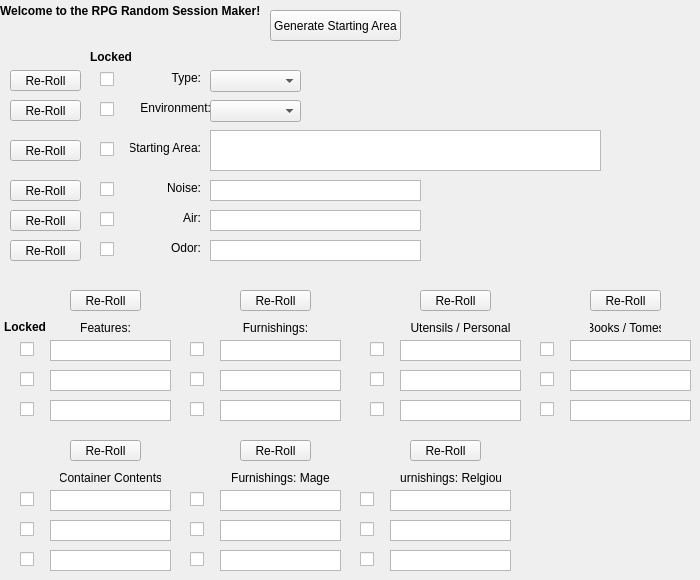
  <widget class="QWidget" name="centralwidget">
   <widget class="QLabel" name="lbl_Header">
    <property name="geometry">
     <rect>
      <x>0</x>
      <y>0</y>
      <width>261</width>
      <height>21</height>
     </rect>
    </property>
    <property name="font">
     <font>
      <weight>75</weight>
      <bold>true</bold>
     </font>
    </property>
    <property name="text">
     <string>Welcome to the RPG Random Session Maker!</string>
    </property>
   </widget>
   <widget class="QPushButton" name="btn_all_rr">
    <property name="geometry">
     <rect>
      <x>270</x>
      <y>10</y>
      <width>131</width>
      <height>31</height>
     </rect>
    </property>
    <property name="text">
     <string>Generate Starting Area</string>
    </property>
   </widget>
   <widget class="QLabel" name="lbl_DungeonType">
    <property name="geometry">
     <rect>
      <x>170</x>
      <y>70</y>
      <width>31</width>
      <height>16</height>
     </rect>
    </property>
    <property name="layoutDirection">
     <enum>Qt::LeftToRight</enum>
    </property>
    <property name="text">
     <string>Type:</string>
    </property>
    <property name="alignment">
     <set>Qt::AlignRight|Qt::AlignTrailing|Qt::AlignVCenter</set>
    </property>
   </widget>
   <widget class="QComboBox" name="cb_DungeonType">
    <property name="geometry">
     <rect>
      <x>210</x>
      <y>70</y>
      <width>91</width>
      <height>22</height>
     </rect>
    </property>
   </widget>
   <widget class="QCheckBox" name="lck_DungeonType">
    <property name="geometry">
     <rect>
      <x>100</x>
      <y>70</y>
      <width>16</width>
      <height>18</height>
     </rect>
    </property>
    <property name="text">
     <string/>
    </property>
   </widget>
   <widget class="QLabel" name="lbl_Locked">
    <property name="geometry">
     <rect>
      <x>90</x>
      <y>50</y>
      <width>47</width>
      <height>13</height>
     </rect>
    </property>
    <property name="font">
     <font>
      <weight>75</weight>
      <bold>true</bold>
     </font>
    </property>
    <property name="text">
     <string>Locked</string>
    </property>
   </widget>
   <widget class="QLabel" name="lbl_Environment">
    <property name="geometry">
     <rect>
      <x>140</x>
      <y>100</y>
      <width>71</width>
      <height>16</height>
     </rect>
    </property>
    <property name="layoutDirection">
     <enum>Qt::LeftToRight</enum>
    </property>
    <property name="text">
     <string>Environment:</string>
    </property>
    <property name="alignment">
     <set>Qt::AlignRight|Qt::AlignTrailing|Qt::AlignVCenter</set>
    </property>
   </widget>
   <widget class="QCheckBox" name="lck_Environment">
    <property name="geometry">
     <rect>
      <x>100</x>
      <y>100</y>
      <width>16</width>
      <height>18</height>
     </rect>
    </property>
    <property name="text">
     <string/>
    </property>
   </widget>
   <widget class="QComboBox" name="cb_Environment">
    <property name="geometry">
     <rect>
      <x>210</x>
      <y>100</y>
      <width>91</width>
      <height>22</height>
     </rect>
    </property>
   </widget>
   <widget class="QLabel" name="lbl_StartArea">
    <property name="geometry">
     <rect>
      <x>130</x>
      <y>140</y>
      <width>71</width>
      <height>16</height>
     </rect>
    </property>
    <property name="layoutDirection">
     <enum>Qt::LeftToRight</enum>
    </property>
    <property name="text">
     <string>Starting Area:</string>
    </property>
    <property name="alignment">
     <set>Qt::AlignRight|Qt::AlignTrailing|Qt::AlignVCenter</set>
    </property>
   </widget>
   <widget class="QCheckBox" name="lck_StartArea">
    <property name="geometry">
     <rect>
      <x>100</x>
      <y>140</y>
      <width>16</width>
      <height>18</height>
     </rect>
    </property>
    <property name="text">
     <string/>
    </property>
   </widget>
   <widget class="QPushButton" name="btn_rr_DungeonType">
    <property name="geometry">
     <rect>
      <x>10</x>
      <y>70</y>
      <width>71</width>
      <height>21</height>
     </rect>
    </property>
    <property name="text">
     <string>Re-Roll</string>
    </property>
   </widget>
   <widget class="QPushButton" name="btn_rr_Environment">
    <property name="geometry">
     <rect>
      <x>10</x>
      <y>100</y>
      <width>71</width>
      <height>21</height>
     </rect>
    </property>
    <property name="text">
     <string>Re-Roll</string>
    </property>
   </widget>
   <widget class="QPushButton" name="btn_rr_StartArea">
    <property name="geometry">
     <rect>
      <x>10</x>
      <y>140</y>
      <width>71</width>
      <height>21</height>
     </rect>
    </property>
    <property name="text">
     <string>Re-Roll</string>
    </property>
   </widget>
   <widget class="QPlainTextEdit" name="txt_StartArea">
    <property name="geometry">
     <rect>
      <x>210</x>
      <y>130</y>
      <width>391</width>
      <height>41</height>
     </rect>
    </property>
   </widget>
   <widget class="QLabel" name="lbl_Noise">
    <property name="geometry">
     <rect>
      <x>130</x>
      <y>180</y>
      <width>71</width>
      <height>16</height>
     </rect>
    </property>
    <property name="layoutDirection">
     <enum>Qt::LeftToRight</enum>
    </property>
    <property name="text">
     <string>Noise:</string>
    </property>
    <property name="alignment">
     <set>Qt::AlignRight|Qt::AlignTrailing|Qt::AlignVCenter</set>
    </property>
   </widget>
   <widget class="QPushButton" name="btn_rr_Noise">
    <property name="geometry">
     <rect>
      <x>10</x>
      <y>180</y>
      <width>71</width>
      <height>21</height>
     </rect>
    </property>
    <property name="text">
     <string>Re-Roll</string>
    </property>
   </widget>
   <widget class="QCheckBox" name="lck_Noise">
    <property name="geometry">
     <rect>
      <x>100</x>
      <y>180</y>
      <width>16</width>
      <height>18</height>
     </rect>
    </property>
    <property name="text">
     <string/>
    </property>
   </widget>
   <widget class="QPlainTextEdit" name="txt_Noise">
    <property name="geometry">
     <rect>
      <x>210</x>
      <y>180</y>
      <width>211</width>
      <height>21</height>
     </rect>
    </property>
    <property name="verticalScrollBarPolicy">
     <enum>Qt::ScrollBarAlwaysOff</enum>
    </property>
   </widget>
   <widget class="QLabel" name="lbl_Air">
    <property name="geometry">
     <rect>
      <x>130</x>
      <y>210</y>
      <width>71</width>
      <height>16</height>
     </rect>
    </property>
    <property name="layoutDirection">
     <enum>Qt::LeftToRight</enum>
    </property>
    <property name="text">
     <string>Air:</string>
    </property>
    <property name="alignment">
     <set>Qt::AlignRight|Qt::AlignTrailing|Qt::AlignVCenter</set>
    </property>
   </widget>
   <widget class="QPushButton" name="btn_rr_Air">
    <property name="geometry">
     <rect>
      <x>10</x>
      <y>210</y>
      <width>71</width>
      <height>21</height>
     </rect>
    </property>
    <property name="text">
     <string>Re-Roll</string>
    </property>
   </widget>
   <widget class="QCheckBox" name="lck_Air">
    <property name="geometry">
     <rect>
      <x>100</x>
      <y>210</y>
      <width>16</width>
      <height>18</height>
     </rect>
    </property>
    <property name="text">
     <string/>
    </property>
   </widget>
   <widget class="QPlainTextEdit" name="txt_Air">
    <property name="geometry">
     <rect>
      <x>210</x>
      <y>210</y>
      <width>211</width>
      <height>21</height>
     </rect>
    </property>
    <property name="verticalScrollBarPolicy">
     <enum>Qt::ScrollBarAlwaysOff</enum>
    </property>
   </widget>
   <widget class="QLabel" name="lbl_Odor">
    <property name="geometry">
     <rect>
      <x>130</x>
      <y>240</y>
      <width>71</width>
      <height>16</height>
     </rect>
    </property>
    <property name="layoutDirection">
     <enum>Qt::LeftToRight</enum>
    </property>
    <property name="text">
     <string>Odor:</string>
    </property>
    <property name="alignment">
     <set>Qt::AlignRight|Qt::AlignTrailing|Qt::AlignVCenter</set>
    </property>
   </widget>
   <widget class="QPlainTextEdit" name="txt_Odor">
    <property name="geometry">
     <rect>
      <x>210</x>
      <y>240</y>
      <width>211</width>
      <height>21</height>
     </rect>
    </property>
    <property name="verticalScrollBarPolicy">
     <enum>Qt::ScrollBarAlwaysOff</enum>
    </property>
   </widget>
   <widget class="QCheckBox" name="lck_Odor">
    <property name="geometry">
     <rect>
      <x>100</x>
      <y>240</y>
      <width>16</width>
      <height>18</height>
     </rect>
    </property>
    <property name="text">
     <string/>
    </property>
   </widget>
   <widget class="QPushButton" name="btn_rr_Odor">
    <property name="geometry">
     <rect>
      <x>10</x>
      <y>240</y>
      <width>71</width>
      <height>21</height>
     </rect>
    </property>
    <property name="text">
     <string>Re-Roll</string>
    </property>
   </widget>
   <widget class="QLabel" name="lbl_Features">
    <property name="geometry">
     <rect>
      <x>70</x>
      <y>320</y>
      <width>71</width>
      <height>16</height>
     </rect>
    </property>
    <property name="layoutDirection">
     <enum>Qt::LeftToRight</enum>
    </property>
    <property name="text">
     <string>Features:</string>
    </property>
    <property name="alignment">
     <set>Qt::AlignCenter</set>
    </property>
   </widget>
   <widget class="QPlainTextEdit" name="txt_Feature_1">
    <property name="geometry">
     <rect>
      <x>50</x>
      <y>340</y>
      <width>121</width>
      <height>21</height>
     </rect>
    </property>
    <property name="sizePolicy">
     <sizepolicy hsizetype="Expanding" vsizetype="Expanding">
      <horstretch>0</horstretch>
      <verstretch>0</verstretch>
     </sizepolicy>
    </property>
    <property name="inputMethodHints">
     <set>Qt::ImhMultiLine</set>
    </property>
    <property name="verticalScrollBarPolicy">
     <enum>Qt::ScrollBarAlwaysOff</enum>
    </property>
   </widget>
   <widget class="QPushButton" name="btn_rr_Feature">
    <property name="geometry">
     <rect>
      <x>70</x>
      <y>290</y>
      <width>71</width>
      <height>21</height>
     </rect>
    </property>
    <property name="text">
     <string>Re-Roll</string>
    </property>
   </widget>
   <widget class="QPlainTextEdit" name="txt_Feature_2">
    <property name="geometry">
     <rect>
      <x>50</x>
      <y>370</y>
      <width>121</width>
      <height>21</height>
     </rect>
    </property>
    <property name="sizePolicy">
     <sizepolicy hsizetype="Expanding" vsizetype="Expanding">
      <horstretch>0</horstretch>
      <verstretch>0</verstretch>
     </sizepolicy>
    </property>
    <property name="inputMethodHints">
     <set>Qt::ImhMultiLine</set>
    </property>
    <property name="verticalScrollBarPolicy">
     <enum>Qt::ScrollBarAlwaysOff</enum>
    </property>
   </widget>
   <widget class="QPlainTextEdit" name="txt_Feature_3">
    <property name="geometry">
     <rect>
      <x>50</x>
      <y>400</y>
      <width>121</width>
      <height>21</height>
     </rect>
    </property>
    <property name="sizePolicy">
     <sizepolicy hsizetype="Expanding" vsizetype="Expanding">
      <horstretch>0</horstretch>
      <verstretch>0</verstretch>
     </sizepolicy>
    </property>
    <property name="inputMethodHints">
     <set>Qt::ImhMultiLine</set>
    </property>
    <property name="verticalScrollBarPolicy">
     <enum>Qt::ScrollBarAlwaysOff</enum>
    </property>
   </widget>
   <widget class="QCheckBox" name="lck_Feature_1">
    <property name="geometry">
     <rect>
      <x>20</x>
      <y>340</y>
      <width>16</width>
      <height>18</height>
     </rect>
    </property>
    <property name="text">
     <string/>
    </property>
   </widget>
   <widget class="QCheckBox" name="lck_Feature_2">
    <property name="geometry">
     <rect>
      <x>20</x>
      <y>370</y>
      <width>16</width>
      <height>18</height>
     </rect>
    </property>
    <property name="text">
     <string/>
    </property>
   </widget>
   <widget class="QCheckBox" name="lck_Feature_3">
    <property name="geometry">
     <rect>
      <x>20</x>
      <y>400</y>
      <width>16</width>
      <height>18</height>
     </rect>
    </property>
    <property name="text">
     <string/>
    </property>
   </widget>
   <widget class="QLabel" name="lbl_Locked_2">
    <property name="geometry">
     <rect>
      <x>4</x>
      <y>320</y>
      <width>47</width>
      <height>13</height>
     </rect>
    </property>
    <property name="font">
     <font>
      <weight>75</weight>
      <bold>true</bold>
     </font>
    </property>
    <property name="text">
     <string>Locked</string>
    </property>
   </widget>
   <widget class="QPlainTextEdit" name="txt_Furnish_3">
    <property name="geometry">
     <rect>
      <x>220</x>
      <y>400</y>
      <width>121</width>
      <height>21</height>
     </rect>
    </property>
    <property name="sizePolicy">
     <sizepolicy hsizetype="Expanding" vsizetype="Expanding">
      <horstretch>0</horstretch>
      <verstretch>0</verstretch>
     </sizepolicy>
    </property>
    <property name="inputMethodHints">
     <set>Qt::ImhMultiLine</set>
    </property>
    <property name="verticalScrollBarPolicy">
     <enum>Qt::ScrollBarAlwaysOff</enum>
    </property>
   </widget>
   <widget class="QPlainTextEdit" name="txt_Furnish_1">
    <property name="geometry">
     <rect>
      <x>220</x>
      <y>340</y>
      <width>121</width>
      <height>21</height>
     </rect>
    </property>
    <property name="sizePolicy">
     <sizepolicy hsizetype="Expanding" vsizetype="Expanding">
      <horstretch>0</horstretch>
      <verstretch>0</verstretch>
     </sizepolicy>
    </property>
    <property name="inputMethodHints">
     <set>Qt::ImhMultiLine</set>
    </property>
    <property name="verticalScrollBarPolicy">
     <enum>Qt::ScrollBarAlwaysOff</enum>
    </property>
   </widget>
   <widget class="QPlainTextEdit" name="txt_Furnish_2">
    <property name="geometry">
     <rect>
      <x>220</x>
      <y>370</y>
      <width>121</width>
      <height>21</height>
     </rect>
    </property>
    <property name="sizePolicy">
     <sizepolicy hsizetype="Expanding" vsizetype="Expanding">
      <horstretch>0</horstretch>
      <verstretch>0</verstretch>
     </sizepolicy>
    </property>
    <property name="inputMethodHints">
     <set>Qt::ImhMultiLine</set>
    </property>
    <property name="verticalScrollBarPolicy">
     <enum>Qt::ScrollBarAlwaysOff</enum>
    </property>
   </widget>
   <widget class="QLabel" name="lbl_Furnish">
    <property name="geometry">
     <rect>
      <x>240</x>
      <y>320</y>
      <width>71</width>
      <height>16</height>
     </rect>
    </property>
    <property name="layoutDirection">
     <enum>Qt::LeftToRight</enum>
    </property>
    <property name="text">
     <string>Furnishings:</string>
    </property>
    <property name="alignment">
     <set>Qt::AlignCenter</set>
    </property>
   </widget>
   <widget class="QCheckBox" name="lck_Furnish_1">
    <property name="geometry">
     <rect>
      <x>190</x>
      <y>340</y>
      <width>16</width>
      <height>18</height>
     </rect>
    </property>
    <property name="text">
     <string/>
    </property>
   </widget>
   <widget class="QPushButton" name="btn_rr_Furnish">
    <property name="geometry">
     <rect>
      <x>240</x>
      <y>290</y>
      <width>71</width>
      <height>21</height>
     </rect>
    </property>
    <property name="text">
     <string>Re-Roll</string>
    </property>
   </widget>
   <widget class="QCheckBox" name="lck_Furnish_3">
    <property name="geometry">
     <rect>
      <x>190</x>
      <y>400</y>
      <width>16</width>
      <height>18</height>
     </rect>
    </property>
    <property name="text">
     <string/>
    </property>
   </widget>
   <widget class="QCheckBox" name="lck_Furnish_2">
    <property name="geometry">
     <rect>
      <x>190</x>
      <y>370</y>
      <width>16</width>
      <height>18</height>
     </rect>
    </property>
    <property name="text">
     <string/>
    </property>
   </widget>
   <widget class="QPlainTextEdit" name="txt_Furnish_Utensil_3">
    <property name="geometry">
     <rect>
      <x>400</x>
      <y>400</y>
      <width>121</width>
      <height>21</height>
     </rect>
    </property>
    <property name="sizePolicy">
     <sizepolicy hsizetype="Expanding" vsizetype="Expanding">
      <horstretch>0</horstretch>
      <verstretch>0</verstretch>
     </sizepolicy>
    </property>
    <property name="inputMethodHints">
     <set>Qt::ImhMultiLine</set>
    </property>
    <property name="verticalScrollBarPolicy">
     <enum>Qt::ScrollBarAlwaysOff</enum>
    </property>
   </widget>
   <widget class="QPlainTextEdit" name="txt_Furnish_Utensil_1">
    <property name="geometry">
     <rect>
      <x>400</x>
      <y>340</y>
      <width>121</width>
      <height>21</height>
     </rect>
    </property>
    <property name="sizePolicy">
     <sizepolicy hsizetype="Expanding" vsizetype="Expanding">
      <horstretch>0</horstretch>
      <verstretch>0</verstretch>
     </sizepolicy>
    </property>
    <property name="inputMethodHints">
     <set>Qt::ImhMultiLine</set>
    </property>
    <property name="verticalScrollBarPolicy">
     <enum>Qt::ScrollBarAlwaysOff</enum>
    </property>
   </widget>
   <widget class="QLabel" name="lbl_Furnish_Utensil">
    <property name="geometry">
     <rect>
      <x>410</x>
      <y>320</y>
      <width>101</width>
      <height>16</height>
     </rect>
    </property>
    <property name="layoutDirection">
     <enum>Qt::LeftToRight</enum>
    </property>
    <property name="text">
     <string>Utensils / Personal</string>
    </property>
    <property name="alignment">
     <set>Qt::AlignCenter</set>
    </property>
   </widget>
   <widget class="QPlainTextEdit" name="txt_Furnish_Utensil_2">
    <property name="geometry">
     <rect>
      <x>400</x>
      <y>370</y>
      <width>121</width>
      <height>21</height>
     </rect>
    </property>
    <property name="sizePolicy">
     <sizepolicy hsizetype="Expanding" vsizetype="Expanding">
      <horstretch>0</horstretch>
      <verstretch>0</verstretch>
     </sizepolicy>
    </property>
    <property name="inputMethodHints">
     <set>Qt::ImhMultiLine</set>
    </property>
    <property name="verticalScrollBarPolicy">
     <enum>Qt::ScrollBarAlwaysOff</enum>
    </property>
   </widget>
   <widget class="QCheckBox" name="lck_Furnish_Utensil_1">
    <property name="geometry">
     <rect>
      <x>370</x>
      <y>340</y>
      <width>16</width>
      <height>18</height>
     </rect>
    </property>
    <property name="text">
     <string/>
    </property>
   </widget>
   <widget class="QCheckBox" name="lck_Furnish_Utensil_2">
    <property name="geometry">
     <rect>
      <x>370</x>
      <y>370</y>
      <width>16</width>
      <height>18</height>
     </rect>
    </property>
    <property name="text">
     <string/>
    </property>
   </widget>
   <widget class="QCheckBox" name="lck_Furnish_Utensil_3">
    <property name="geometry">
     <rect>
      <x>370</x>
      <y>400</y>
      <width>16</width>
      <height>18</height>
     </rect>
    </property>
    <property name="text">
     <string/>
    </property>
   </widget>
   <widget class="QPushButton" name="btn_rr_Furnish_Utensil">
    <property name="geometry">
     <rect>
      <x>420</x>
      <y>290</y>
      <width>71</width>
      <height>21</height>
     </rect>
    </property>
    <property name="text">
     <string>Re-Roll</string>
    </property>
   </widget>
   <widget class="QPlainTextEdit" name="txt_Book_3">
    <property name="geometry">
     <rect>
      <x>570</x>
      <y>400</y>
      <width>121</width>
      <height>21</height>
     </rect>
    </property>
    <property name="sizePolicy">
     <sizepolicy hsizetype="Expanding" vsizetype="Expanding">
      <horstretch>0</horstretch>
      <verstretch>0</verstretch>
     </sizepolicy>
    </property>
    <property name="inputMethodHints">
     <set>Qt::ImhMultiLine</set>
    </property>
    <property name="verticalScrollBarPolicy">
     <enum>Qt::ScrollBarAlwaysOff</enum>
    </property>
   </widget>
   <widget class="QPlainTextEdit" name="txt_Book_1">
    <property name="geometry">
     <rect>
      <x>570</x>
      <y>340</y>
      <width>121</width>
      <height>21</height>
     </rect>
    </property>
    <property name="sizePolicy">
     <sizepolicy hsizetype="Expanding" vsizetype="Expanding">
      <horstretch>0</horstretch>
      <verstretch>0</verstretch>
     </sizepolicy>
    </property>
    <property name="inputMethodHints">
     <set>Qt::ImhMultiLine</set>
    </property>
    <property name="verticalScrollBarPolicy">
     <enum>Qt::ScrollBarAlwaysOff</enum>
    </property>
   </widget>
   <widget class="QLabel" name="lbl_Book">
    <property name="geometry">
     <rect>
      <x>590</x>
      <y>320</y>
      <width>71</width>
      <height>16</height>
     </rect>
    </property>
    <property name="layoutDirection">
     <enum>Qt::LeftToRight</enum>
    </property>
    <property name="text">
     <string>Books / Tomes</string>
    </property>
    <property name="alignment">
     <set>Qt::AlignCenter</set>
    </property>
   </widget>
   <widget class="QPlainTextEdit" name="txt_Book_2">
    <property name="geometry">
     <rect>
      <x>570</x>
      <y>370</y>
      <width>121</width>
      <height>21</height>
     </rect>
    </property>
    <property name="sizePolicy">
     <sizepolicy hsizetype="Expanding" vsizetype="Expanding">
      <horstretch>0</horstretch>
      <verstretch>0</verstretch>
     </sizepolicy>
    </property>
    <property name="inputMethodHints">
     <set>Qt::ImhMultiLine</set>
    </property>
    <property name="verticalScrollBarPolicy">
     <enum>Qt::ScrollBarAlwaysOff</enum>
    </property>
   </widget>
   <widget class="QCheckBox" name="lck_Book_1">
    <property name="geometry">
     <rect>
      <x>540</x>
      <y>340</y>
      <width>16</width>
      <height>18</height>
     </rect>
    </property>
    <property name="text">
     <string/>
    </property>
   </widget>
   <widget class="QCheckBox" name="lck_Book_2">
    <property name="geometry">
     <rect>
      <x>540</x>
      <y>370</y>
      <width>16</width>
      <height>18</height>
     </rect>
    </property>
    <property name="text">
     <string/>
    </property>
   </widget>
   <widget class="QCheckBox" name="lck_Book_3">
    <property name="geometry">
     <rect>
      <x>540</x>
      <y>400</y>
      <width>16</width>
      <height>18</height>
     </rect>
    </property>
    <property name="text">
     <string/>
    </property>
   </widget>
   <widget class="QPushButton" name="btn_rr_Book">
    <property name="geometry">
     <rect>
      <x>590</x>
      <y>290</y>
      <width>71</width>
      <height>21</height>
     </rect>
    </property>
    <property name="text">
     <string>Re-Roll</string>
    </property>
   </widget>
   <widget class="QCheckBox" name="lck_Container_Contents_2">
    <property name="geometry">
     <rect>
      <x>20</x>
      <y>520</y>
      <width>16</width>
      <height>18</height>
     </rect>
    </property>
    <property name="text">
     <string/>
    </property>
   </widget>
   <widget class="QPlainTextEdit" name="txt_Container_Contents_1">
    <property name="geometry">
     <rect>
      <x>50</x>
      <y>490</y>
      <width>121</width>
      <height>21</height>
     </rect>
    </property>
    <property name="sizePolicy">
     <sizepolicy hsizetype="Expanding" vsizetype="Expanding">
      <horstretch>0</horstretch>
      <verstretch>0</verstretch>
     </sizepolicy>
    </property>
    <property name="inputMethodHints">
     <set>Qt::ImhMultiLine</set>
    </property>
    <property name="verticalScrollBarPolicy">
     <enum>Qt::ScrollBarAlwaysOff</enum>
    </property>
   </widget>
   <widget class="QPlainTextEdit" name="txt_Container_Contents_2">
    <property name="geometry">
     <rect>
      <x>50</x>
      <y>520</y>
      <width>121</width>
      <height>21</height>
     </rect>
    </property>
    <property name="sizePolicy">
     <sizepolicy hsizetype="Expanding" vsizetype="Expanding">
      <horstretch>0</horstretch>
      <verstretch>0</verstretch>
     </sizepolicy>
    </property>
    <property name="inputMethodHints">
     <set>Qt::ImhMultiLine</set>
    </property>
    <property name="verticalScrollBarPolicy">
     <enum>Qt::ScrollBarAlwaysOff</enum>
    </property>
   </widget>
   <widget class="QCheckBox" name="lck_Container_Contents_3">
    <property name="geometry">
     <rect>
      <x>20</x>
      <y>550</y>
      <width>16</width>
      <height>18</height>
     </rect>
    </property>
    <property name="text">
     <string/>
    </property>
   </widget>
   <widget class="QPushButton" name="btn_rr_Container_Contents">
    <property name="geometry">
     <rect>
      <x>70</x>
      <y>440</y>
      <width>71</width>
      <height>21</height>
     </rect>
    </property>
    <property name="text">
     <string>Re-Roll</string>
    </property>
   </widget>
   <widget class="QLabel" name="lbl_Container_Contents">
    <property name="geometry">
     <rect>
      <x>60</x>
      <y>470</y>
      <width>101</width>
      <height>16</height>
     </rect>
    </property>
    <property name="layoutDirection">
     <enum>Qt::LeftToRight</enum>
    </property>
    <property name="text">
     <string>Container Contents</string>
    </property>
    <property name="alignment">
     <set>Qt::AlignCenter</set>
    </property>
   </widget>
   <widget class="QPlainTextEdit" name="txt_Container_Contents_3">
    <property name="geometry">
     <rect>
      <x>50</x>
      <y>550</y>
      <width>121</width>
      <height>21</height>
     </rect>
    </property>
    <property name="sizePolicy">
     <sizepolicy hsizetype="Expanding" vsizetype="Expanding">
      <horstretch>0</horstretch>
      <verstretch>0</verstretch>
     </sizepolicy>
    </property>
    <property name="inputMethodHints">
     <set>Qt::ImhMultiLine</set>
    </property>
    <property name="verticalScrollBarPolicy">
     <enum>Qt::ScrollBarAlwaysOff</enum>
    </property>
   </widget>
   <widget class="QCheckBox" name="lck_Container_Contents_1">
    <property name="geometry">
     <rect>
      <x>20</x>
      <y>490</y>
      <width>16</width>
      <height>18</height>
     </rect>
    </property>
    <property name="text">
     <string/>
    </property>
   </widget>
   <widget class="QCheckBox" name="lck_Furnish_Mage_1">
    <property name="geometry">
     <rect>
      <x>190</x>
      <y>490</y>
      <width>16</width>
      <height>18</height>
     </rect>
    </property>
    <property name="text">
     <string/>
    </property>
   </widget>
   <widget class="QPlainTextEdit" name="txt_Furnish_Mage_1">
    <property name="geometry">
     <rect>
      <x>220</x>
      <y>490</y>
      <width>121</width>
      <height>21</height>
     </rect>
    </property>
    <property name="sizePolicy">
     <sizepolicy hsizetype="Expanding" vsizetype="Expanding">
      <horstretch>0</horstretch>
      <verstretch>0</verstretch>
     </sizepolicy>
    </property>
    <property name="inputMethodHints">
     <set>Qt::ImhMultiLine</set>
    </property>
    <property name="verticalScrollBarPolicy">
     <enum>Qt::ScrollBarAlwaysOff</enum>
    </property>
   </widget>
   <widget class="QCheckBox" name="lck_Furnish_Mage_2">
    <property name="geometry">
     <rect>
      <x>190</x>
      <y>520</y>
      <width>16</width>
      <height>18</height>
     </rect>
    </property>
    <property name="text">
     <string/>
    </property>
   </widget>
   <widget class="QLabel" name="lbl_Furnish_Mage">
    <property name="geometry">
     <rect>
      <x>230</x>
      <y>470</y>
      <width>101</width>
      <height>16</height>
     </rect>
    </property>
    <property name="layoutDirection">
     <enum>Qt::LeftToRight</enum>
    </property>
    <property name="text">
     <string>Furnishings: Mage</string>
    </property>
    <property name="alignment">
     <set>Qt::AlignCenter</set>
    </property>
   </widget>
   <widget class="QCheckBox" name="lck_Furnish_Mage_3">
    <property name="geometry">
     <rect>
      <x>190</x>
      <y>550</y>
      <width>16</width>
      <height>18</height>
     </rect>
    </property>
    <property name="text">
     <string/>
    </property>
   </widget>
   <widget class="QPlainTextEdit" name="txt_Furnish_Mage_2">
    <property name="geometry">
     <rect>
      <x>220</x>
      <y>520</y>
      <width>121</width>
      <height>21</height>
     </rect>
    </property>
    <property name="sizePolicy">
     <sizepolicy hsizetype="Expanding" vsizetype="Expanding">
      <horstretch>0</horstretch>
      <verstretch>0</verstretch>
     </sizepolicy>
    </property>
    <property name="inputMethodHints">
     <set>Qt::ImhMultiLine</set>
    </property>
    <property name="verticalScrollBarPolicy">
     <enum>Qt::ScrollBarAlwaysOff</enum>
    </property>
   </widget>
   <widget class="QPushButton" name="btn_rr_Furnish_Mage">
    <property name="geometry">
     <rect>
      <x>240</x>
      <y>440</y>
      <width>71</width>
      <height>21</height>
     </rect>
    </property>
    <property name="text">
     <string>Re-Roll</string>
    </property>
   </widget>
   <widget class="QPlainTextEdit" name="txt_Furnish_Mage_3">
    <property name="geometry">
     <rect>
      <x>220</x>
      <y>550</y>
      <width>121</width>
      <height>21</height>
     </rect>
    </property>
    <property name="sizePolicy">
     <sizepolicy hsizetype="Expanding" vsizetype="Expanding">
      <horstretch>0</horstretch>
      <verstretch>0</verstretch>
     </sizepolicy>
    </property>
    <property name="inputMethodHints">
     <set>Qt::ImhMultiLine</set>
    </property>
    <property name="verticalScrollBarPolicy">
     <enum>Qt::ScrollBarAlwaysOff</enum>
    </property>
   </widget>
   <widget class="QCheckBox" name="lck_Furnish_Religous_1">
    <property name="geometry">
     <rect>
      <x>360</x>
      <y>490</y>
      <width>16</width>
      <height>18</height>
     </rect>
    </property>
    <property name="text">
     <string/>
    </property>
   </widget>
   <widget class="QPlainTextEdit" name="txt_Furnish_Religous_3">
    <property name="geometry">
     <rect>
      <x>390</x>
      <y>550</y>
      <width>121</width>
      <height>21</height>
     </rect>
    </property>
    <property name="sizePolicy">
     <sizepolicy hsizetype="Expanding" vsizetype="Expanding">
      <horstretch>0</horstretch>
      <verstretch>0</verstretch>
     </sizepolicy>
    </property>
    <property name="inputMethodHints">
     <set>Qt::ImhMultiLine</set>
    </property>
    <property name="verticalScrollBarPolicy">
     <enum>Qt::ScrollBarAlwaysOff</enum>
    </property>
   </widget>
   <widget class="QCheckBox" name="lck_Furnish_Religous_3">
    <property name="geometry">
     <rect>
      <x>360</x>
      <y>550</y>
      <width>16</width>
      <height>18</height>
     </rect>
    </property>
    <property name="text">
     <string/>
    </property>
   </widget>
   <widget class="QCheckBox" name="lck_Furnish_Religous_2">
    <property name="geometry">
     <rect>
      <x>360</x>
      <y>520</y>
      <width>16</width>
      <height>18</height>
     </rect>
    </property>
    <property name="text">
     <string/>
    </property>
   </widget>
   <widget class="QPushButton" name="btn_rr_Furnish_Religous">
    <property name="geometry">
     <rect>
      <x>410</x>
      <y>440</y>
      <width>71</width>
      <height>21</height>
     </rect>
    </property>
    <property name="text">
     <string>Re-Roll</string>
    </property>
   </widget>
   <widget class="QPlainTextEdit" name="txt_Furnish_Religous_1">
    <property name="geometry">
     <rect>
      <x>390</x>
      <y>490</y>
      <width>121</width>
      <height>21</height>
     </rect>
    </property>
    <property name="sizePolicy">
     <sizepolicy hsizetype="Expanding" vsizetype="Expanding">
      <horstretch>0</horstretch>
      <verstretch>0</verstretch>
     </sizepolicy>
    </property>
    <property name="inputMethodHints">
     <set>Qt::ImhMultiLine</set>
    </property>
    <property name="verticalScrollBarPolicy">
     <enum>Qt::ScrollBarAlwaysOff</enum>
    </property>
   </widget>
   <widget class="QPlainTextEdit" name="txt_Furnish_Religous_2">
    <property name="geometry">
     <rect>
      <x>390</x>
      <y>520</y>
      <width>121</width>
      <height>21</height>
     </rect>
    </property>
    <property name="sizePolicy">
     <sizepolicy hsizetype="Expanding" vsizetype="Expanding">
      <horstretch>0</horstretch>
      <verstretch>0</verstretch>
     </sizepolicy>
    </property>
    <property name="inputMethodHints">
     <set>Qt::ImhMultiLine</set>
    </property>
    <property name="verticalScrollBarPolicy">
     <enum>Qt::ScrollBarAlwaysOff</enum>
    </property>
   </widget>
   <widget class="QLabel" name="lbl_Furnish_Religous">
    <property name="geometry">
     <rect>
      <x>400</x>
      <y>470</y>
      <width>101</width>
      <height>16</height>
     </rect>
    </property>
    <property name="layoutDirection">
     <enum>Qt::LeftToRight</enum>
    </property>
    <property name="text">
     <string>Furnishings: Relgious</string>
    </property>
    <property name="alignment">
     <set>Qt::AlignCenter</set>
    </property>
   </widget>
  </widget>
